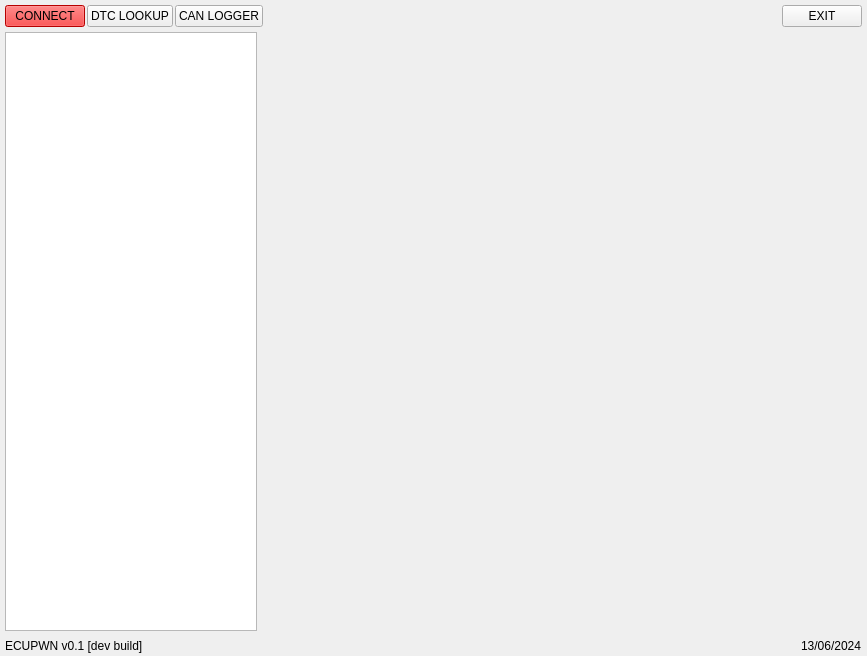
<?xml version="1.0" encoding="UTF-8"?>
<ui version="4.0">
 <class>Splash</class>
 <widget class="QMainWindow" name="Splash">
  <property name="geometry">
   <rect>
    <x>0</x>
    <y>0</y>
    <width>867</width>
    <height>656</height>
   </rect>
  </property>
  <property name="cursor">
   <cursorShape>ArrowCursor</cursorShape>
  </property>
  <property name="contextMenuPolicy">
   <enum>Qt::NoContextMenu</enum>
  </property>
  <property name="windowTitle">
   <string>ECUPWN</string>
  </property>
  <property name="styleSheet">
   <string notr="true"/>
  </property>
  <widget class="QWidget" name="centralwidget">
   <layout class="QVBoxLayout" name="verticalLayout">
    <property name="spacing">
     <number>5</number>
    </property>
    <property name="leftMargin">
     <number>5</number>
    </property>
    <property name="topMargin">
     <number>5</number>
    </property>
    <property name="rightMargin">
     <number>5</number>
    </property>
    <property name="bottomMargin">
     <number>0</number>
    </property>
    <item>
     <layout class="QHBoxLayout" name="horizontalLayout_2">
      <property name="spacing">
       <number>2</number>
      </property>
      <item>
       <widget class="QPushButton" name="connectBtn">
        <property name="styleSheet">
         <string notr="true">background-color:red;</string>
        </property>
        <property name="text">
         <string>CONNECT</string>
        </property>
       </widget>
      </item>
      <item>
       <widget class="QPushButton" name="codeLookup">
        <property name="text">
         <string>DTC LOOKUP</string>
        </property>
       </widget>
      </item>
      <item>
       <widget class="QPushButton" name="canLogger">
        <property name="text">
         <string>CAN LOGGER</string>
        </property>
       </widget>
      </item>
      <item>
       <spacer name="horizontalSpacer">
        <property name="orientation">
         <enum>Qt::Horizontal</enum>
        </property>
        <property name="sizeHint" stdset="0">
         <size>
          <width>40</width>
          <height>20</height>
         </size>
        </property>
       </spacer>
      </item>
      <item>
       <widget class="QPushButton" name="exit">
        <property name="text">
         <string>EXIT</string>
        </property>
       </widget>
      </item>
     </layout>
    </item>
    <item>
     <layout class="QHBoxLayout" name="horizontalLayout">
      <item>
       <widget class="QTreeView" name="treeView">
        <property name="styleSheet">
         <string notr="true">max-width:250px;</string>
        </property>
       </widget>
      </item>
      <item>
       <widget class="QWidget" name="widget" native="true"/>
      </item>
     </layout>
    </item>
    <item>
     <layout class="QHBoxLayout" name="horizontalLayout_3">
      <item>
       <widget class="QLabel" name="label">
        <property name="text">
         <string>ECUPWN v0.1 [dev build]</string>
        </property>
       </widget>
      </item>
      <item>
       <spacer name="horizontalSpacer_2">
        <property name="orientation">
         <enum>Qt::Horizontal</enum>
        </property>
        <property name="sizeHint" stdset="0">
         <size>
          <width>40</width>
          <height>20</height>
         </size>
        </property>
       </spacer>
      </item>
      <item>
       <widget class="QLabel" name="label_2">
        <property name="text">
         <string>13/06/2024</string>
        </property>
       </widget>
      </item>
     </layout>
    </item>
   </layout>
  </widget>
  <widget class="QMenuBar" name="menubar">
   <property name="geometry">
    <rect>
     <x>0</x>
     <y>0</y>
     <width>867</width>
     <height>21</height>
    </rect>
   </property>
  </widget>
 </widget>
 <resources/>
 <connections/>
</ui>
